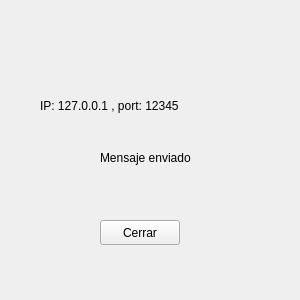
<?xml version="1.0" encoding="UTF-8"?>
<ui version="4.0">
 <class>QtServer</class>
 <widget class="QWidget" name="QtServer">
  <property name="geometry">
   <rect>
    <x>0</x>
    <y>0</y>
    <width>300</width>
    <height>300</height>
   </rect>
  </property>
  <property name="windowTitle">
   <string>QtServer</string>
  </property>
  <widget class="QPushButton" name="btn_close">
   <property name="geometry">
    <rect>
     <x>100</x>
     <y>220</y>
     <width>80</width>
     <height>25</height>
    </rect>
   </property>
   <property name="text">
    <string>Cerrar</string>
   </property>
  </widget>
  <widget class="QLabel" name="lbl_IP_Port">
   <property name="geometry">
    <rect>
     <x>40</x>
     <y>80</y>
     <width>191</width>
     <height>51</height>
    </rect>
   </property>
   <property name="text">
    <string>IP: 127.0.0.1 , port: 12345</string>
   </property>
  </widget>
  <widget class="QLabel" name="lbl_message">
   <property name="geometry">
    <rect>
     <x>100</x>
     <y>150</y>
     <width>121</width>
     <height>16</height>
    </rect>
   </property>
   <property name="text">
    <string>Mensaje enviado</string>
   </property>
  </widget>
 </widget>
 <resources/>
 <connections/>
</ui>
